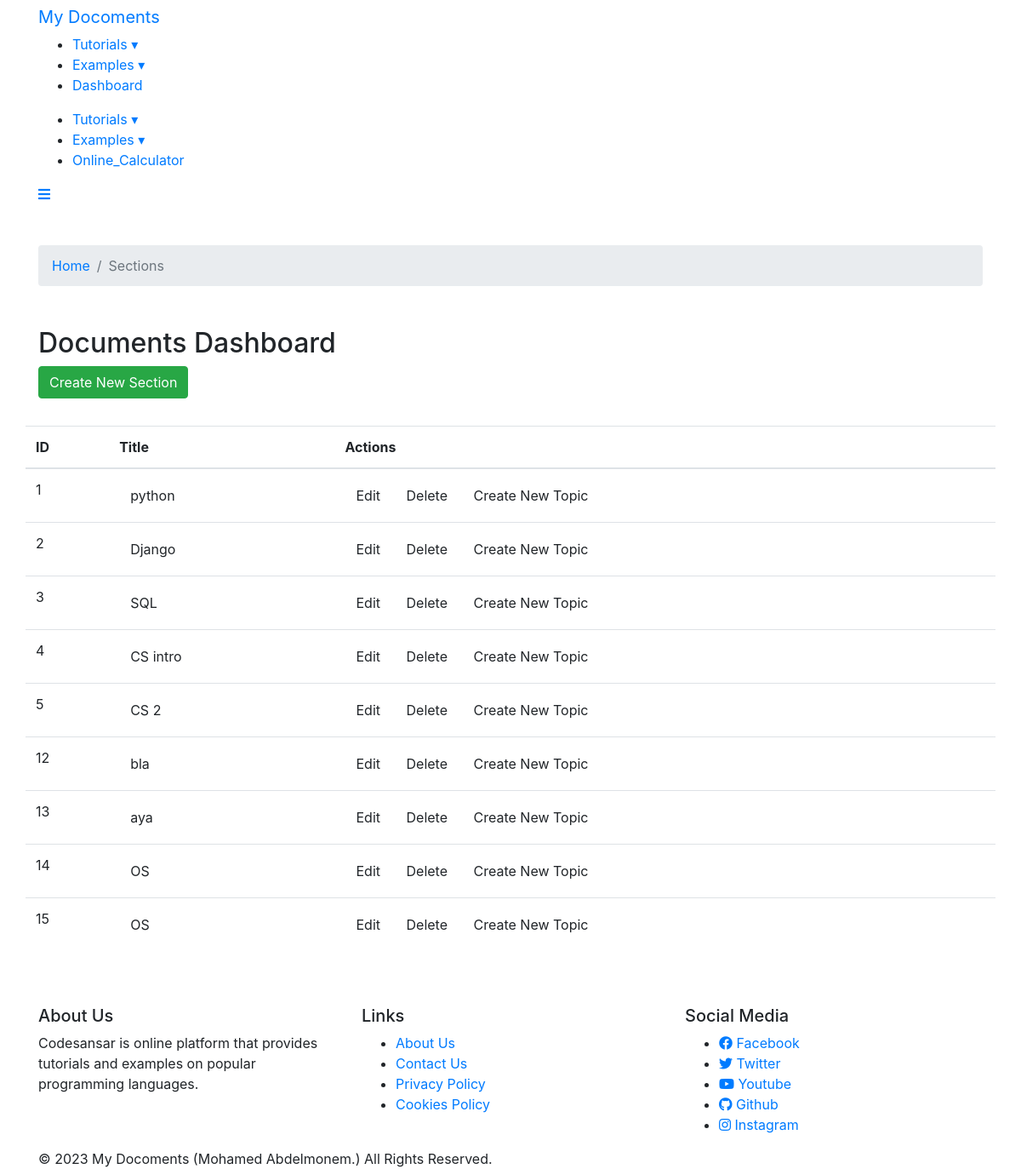
Page /dashboard/ on the earlier database version.
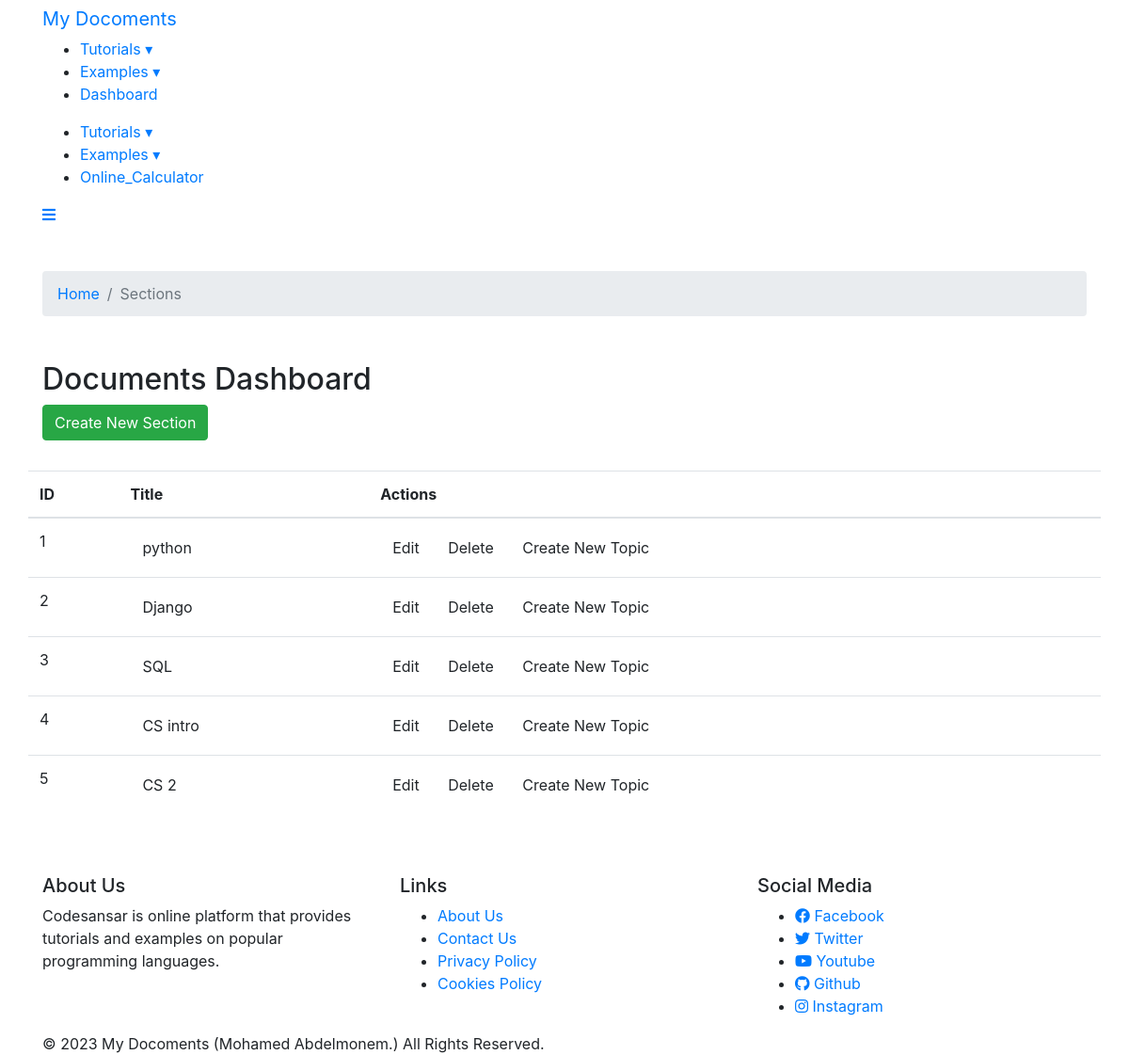
Same page on the later database version.
### doc_app/models.py (models this page shows, shortened)
class Section(models.Model):
    title = models.CharField(max_length=100)
    intro = RichTextField(blank=True, null=True)
    author = models.ForeignKey(User, on_delete=models.SET_NULL,null=True, related_name='section_author')
    created_at = models.DateTimeField(default=timezone.now)

### doc_app/views.py (the view)
# urls.py: path('dashboard/',Dashboard , name='dashboard'),
def Dashboard(request):
    data = Section.objects.all()
    return render(request, 'dashboard.html', {'data':data})

### doc_app/templates/dashboard.html (shortened to what this page needs)
{% extends "base.html" %}
{% block content %}
    <link rel="stylesheet" href="https://stackpath.bootstrapcdn.com/bootstrap/4.5.2/css/bootstrap.min.css">
</head>
<body>
    <div class="container my-5">
    <ol class="breadcrumb my-4">
        <li class="breadcrumb-item"><a href="/">Home</a></li>
        <li class="breadcrumb-item active" aria-current="page">Sections</li>
    </ol>
</div>
<div class="container mt-4">
    <div class="row">
        <div class="col-md-9">
            <h2>Documents Dashboard</h2>
                <a href="{% url 'create_section' %}"  class="btn btn-success mb-3">Create New Section</a>
            </div>
            <table class="table">
                <thead>
                    <tr>
                        <th>ID</th>
                        <th>Title</th>
                        <th>Actions</th>
                    </tr>
                </thead>
                <tbody>
                    {% for section in data %}
                    <tr>
                        <td>{{section.id}}</td>
                        <td> <a href="{% url 'dashboard_detail' section.id %}" class="btn waves-effect waves-light">{{section.title}}</a></td>
                        <td>
                            <a href="{% url 'update_section' section.id %}" class="btn waves-effect waves-light">Edit</a>
                            <a href="{% url 'delete_section' section.id %}" class="btn waves-effect waves-light">Delete</a>
                            <a href="{% url 'create_subject' section.id %}"  class="btn waves-effect waves-light">Create New Topic</a>
                        </td>
                    </tr>
                    {% endfor %}
                </tbody>
            </table>
        </div>
    </div>
</body>
</html>
{% endblock content %}

### doc_app/templates/base.html (shortened to what this page needs)
{% load static %}
<!DOCTYPE html>
<html lang="en">
<head>
<link rel="stylesheet" href="https://cdnjs.cloudflare.com/ajax/libs/font-awesome/5.15.3/css/all.min.css">
<link rel="stylesheet" href="https://www.codesansar.com/combine/a501278e74fa2b0ce06fe0f4c01a8210-1589878848" media="screen,projection">
<script data-ad-client="ca-pub-7016530808727939" async src="https://pagead2.googlesyndication.com/pagead/js/adsbygoogle.js"></script></head>
<body>
	<nav class="teal darken-1 z-depth-0 mb-4" role="navigation">
		<div class="nav-wrapper container">
		<a id="logo-container" href="/" class="brand-logo">
			<a class="navbar-brand" href="/"> My Docoments</a>
		</a>
		<ul class="right hide-on-med-and-down">
			<li>
				<a href="https://www.codesansar.com/tutorials/" class="dropdown-trigger" data-target="tutorials-web-dropdown">Tutorials &#9662;</a>
			</li>
			<li>
				<a href="https://www.codesansar.com/examples/" class="dropdown-trigger" data-target="examples-web-dropdown">Examples &#9662;</a>
			</li>
			<li><a href="{% url 'dashboard' %}">Dashboard </a></li>
		</ul>
		<ul id="nav-mobile" class="sidenav">
			<li>
				<a href="https://www.codesansar.com/tutorials/" class="dropdown-trigger" data-target="tutorials-mobile-dropdown">Tutorials &#9662;</a>
			</li>
			<li>
				<a href="https://www.codesansar.com/examples/" class="dropdown-trigger" data-target="examples-mobile-dropdown">Examples &#9662;</a>
			</li>
			<li><a href="https://www.codesansar.com/online-calculator/">Online_Calculator </a></li>		</ul>
		<a href="#" data-target="nav-mobile" class="sidenav-trigger"><i class="fas fa-bars white-text"></i></a>
	</div>
</nav>
{% block content %}
{% endblock content %}
<footer class="page-footer grey lighten-3 mt-5">
	<div class="container">
		<div class="row">
			<div class="col l5 s12">
				<h5 class="grey-text text-darken-4">About Us</h5>
				<p class="grey-text text-darken-4 footp">Codesansar is online platform that provides tutorials and examples on popular programming languages.</p>
			</div>
			<div class="col l4 s12">
				<h5 class="grey-text text-darken-4">Links</h5>
				<ul>
					<li><a class=" btn-flat blue-text" href="https://www.codesansar.com/about-us.htm">About Us</a></li>
					<li><a class=" btn-flat  blue-text" href="https://www.codesansar.com/contact-us.htm">Contact Us</a></li>
					<li><a class=" btn-flat  blue-text" href="https://www.codesansar.com/privacy-policy.htm">Privacy Policy</a></li>
					<li><a class=" btn-flat  blue-text" href="https://www.codesansar.com/cookies-policy.htm">Cookies Policy</a></li>
				</ul>
			</div>
			<div class="col l3 s12 ">
				<h5 class="grey-text text-darken-4">Social Media</h5>
				<ul>
					<li>
						<a class="facebook btn-flat "  href="https://www.facebook.com/codesansar" rel="nofollow"><i class="fab fa-facebook"></i>  Facebook</a>
					</li>
					<li>
						<a class="twitter btn-flat "  href="https://www.twitter.com/codesansar" rel="nofollow"><i class="fab fa-twitter"></i> Twitter</a>
					</li>
					<li>
						<a class="youtube  btn-flat " href="https://www.youtube.com/channel/UCxg2Q0krbG2_BA6L_PC93sg" rel="nofollow"><i class="fab fa-youtube"></i> Youtube</a>
					</li>
					<li>
						<a class="github btn-flat " href="https://github.com/codesansar" rel="nofollow"><i class="fab fa-github"></i> Github</a>
					</li>
					<li>
						<a class="instagram btn-flat " href="https://www.instagram.com/codesansar" rel="nofollow"><i class="fab fa-instagram"></i> Instagram</a>
					</li>
				</ul>
			</div>
		</div>
	</div>
	<div class="footer-copyright teal darken-1">
		<div class="container white-text center">
			&copy; 2023 My Docoments (Mohamed Abdelmonem.) All Rights Reserved.
		</div>
	</div>
</footer>
</body>
</html>

### doc_app/templates/dashboard.html (style rules this page uses)
a { text-decoration: none; }

Differences in the rows shown:
removed Section: id "12", title "bla"
removed Section: id "13", title "aya"
removed Section: id "14", title "OS"
removed Section: id "15", title "OS"
